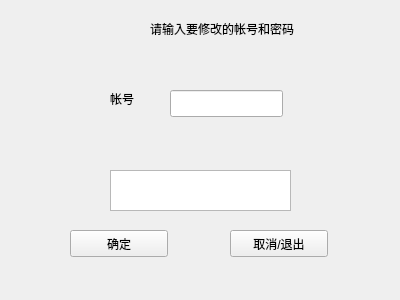
<?xml version="1.0" encoding="UTF-8"?>
<ui version="4.0">
 <class>change</class>
 <widget class="QWidget" name="change">
  <property name="geometry">
   <rect>
    <x>0</x>
    <y>0</y>
    <width>400</width>
    <height>300</height>
   </rect>
  </property>
  <property name="windowTitle">
   <string>Form</string>
  </property>
  <widget class="QLineEdit" name="le_username">
   <property name="geometry">
    <rect>
     <x>170</x>
     <y>90</y>
     <width>113</width>
     <height>27</height>
    </rect>
   </property>
  </widget>
  <widget class="QLabel" name="label">
   <property name="geometry">
    <rect>
     <x>110</x>
     <y>90</y>
     <width>41</width>
     <height>17</height>
    </rect>
   </property>
   <property name="text">
    <string>帐号</string>
   </property>
  </widget>
  <widget class="QLabel" name="label_3">
   <property name="geometry">
    <rect>
     <x>150</x>
     <y>20</y>
     <width>171</width>
     <height>17</height>
    </rect>
   </property>
   <property name="text">
    <string>请输入要修改的帐号和密码</string>
   </property>
  </widget>
  <widget class="QPushButton" name="pushButton">
   <property name="geometry">
    <rect>
     <x>70</x>
     <y>230</y>
     <width>98</width>
     <height>27</height>
    </rect>
   </property>
   <property name="text">
    <string>确定</string>
   </property>
  </widget>
  <widget class="QPushButton" name="pushButton_2">
   <property name="geometry">
    <rect>
     <x>230</x>
     <y>230</y>
     <width>98</width>
     <height>27</height>
    </rect>
   </property>
   <property name="text">
    <string>取消/退出</string>
   </property>
  </widget>
  <widget class="QTextEdit" name="textEdit">
   <property name="geometry">
    <rect>
     <x>110</x>
     <y>170</y>
     <width>181</width>
     <height>41</height>
    </rect>
   </property>
  </widget>
 </widget>
 <resources/>
 <connections/>
</ui>
